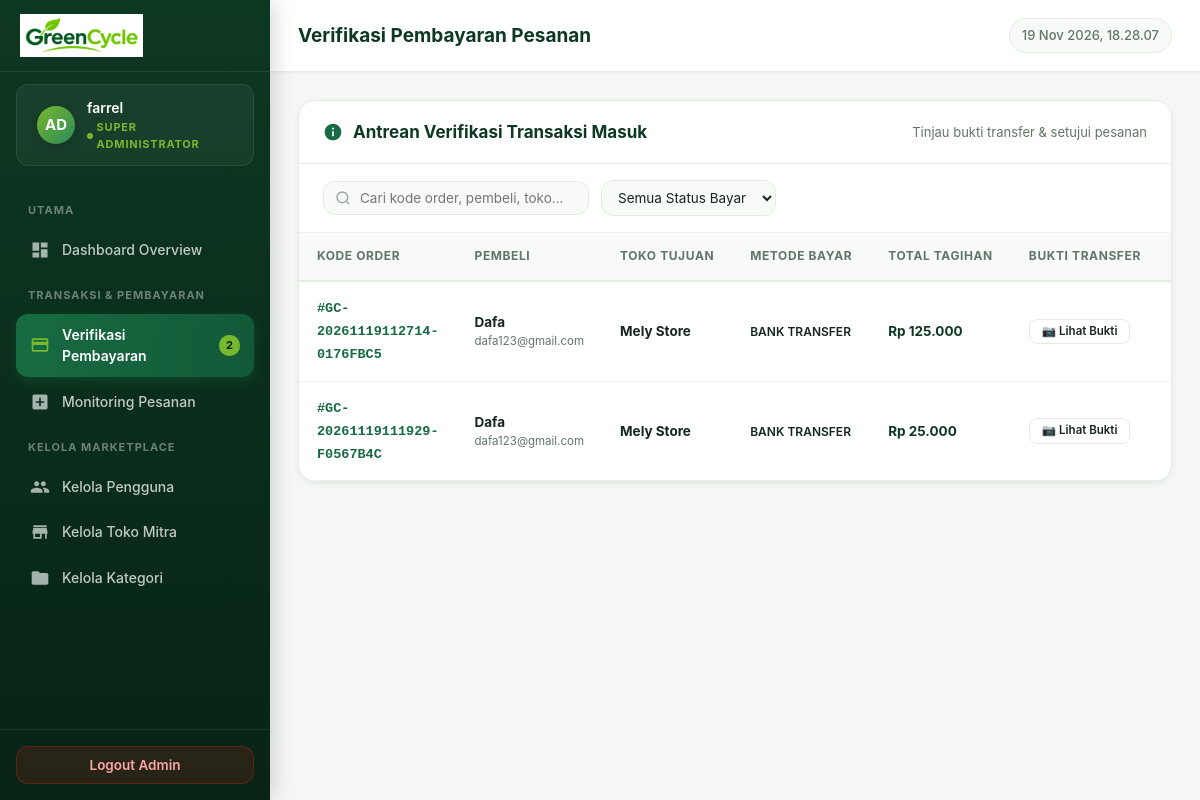
The app's page /admin/transactions/index.php (signed in) with its own data.
### tables this page shows
CREATE TABLE `transactions` (
  `id` int(11) NOT NULL,
  `order_id` int(11) NOT NULL,
  `payment_method` enum('bank_transfer','cash_on_delivery') NOT NULL DEFAULT 'bank_transfer',
  `payment_status` enum('pending','verified','rejected') NOT NULL DEFAULT 'pending',
  `payment_proof` varchar(255) DEFAULT NULL,
  `payment_date` datetime DEFAULT NULL,
  `verified_at` datetime DEFAULT NULL,
  `created_at` timestamp NOT NULL DEFAULT current_timestamp(),
  `updated_at` timestamp NOT NULL DEFAULT current_timestamp() ON UPDATE current_timestamp()
);

CREATE TABLE `orders` (
  `id` int(11) NOT NULL,
  `order_code` varchar(50) NOT NULL,
  `user_id` int(11) NOT NULL,
  `store_id` int(11) NOT NULL,
  `order_date` timestamp NOT NULL DEFAULT current_timestamp(),
  `shipping_address` text NOT NULL,
  `phone` varchar(20) NOT NULL DEFAULT '',
  `subtotal` decimal(12,2) NOT NULL DEFAULT 0.00,
  `shipping_cost` decimal(12,2) NOT NULL DEFAULT 0.00,
  `total_amount` decimal(12,2) NOT NULL DEFAULT 0.00,
  `status` enum('pending','processing','shipped','completed','cancelled') NOT NULL DEFAULT 'pending',
  `notes` text DEFAULT NULL,
  `created_at` timestamp NOT NULL DEFAULT current_timestamp(),
  `updated_at` timestamp NOT NULL DEFAULT current_timestamp() ON UPDATE current_timestamp()
);

CREATE TABLE `users` (
  `id` int(11) NOT NULL,
  `name` varchar(100) NOT NULL,
  `email` varchar(100) NOT NULL,
  `password` varchar(255) NOT NULL,
  `phone` varchar(20) DEFAULT NULL,
  `address` text DEFAULT NULL,
  `profile_photo` varchar(255) DEFAULT NULL,
  `role` enum('admin','seller','customer') NOT NULL DEFAULT 'customer',
  `status` enum('active','inactive') NOT NULL DEFAULT 'active',
  `created_at` timestamp NOT NULL DEFAULT current_timestamp(),
  `updated_at` timestamp NOT NULL DEFAULT current_timestamp() ON UPDATE current_timestamp()
);

### includes/init.php (called while the page is built, shortened)
<?php
function e($value)
{
    return htmlspecialchars((string) $value, ENT_QUOTES, 'UTF-8');
}

### admin/transactions/index.php (the view, shortened to what this page needs)
<?php
require_once __DIR__ . '/../../includes/auth_check.php';
$adminName = $_SESSION['name'] ?? 'Admin';
$transactions = [];
try {
    $q = $conn->query("
        SELECT
            t.id,
            t.order_id,
            t.payment_method,
            t.payment_status,
            t.payment_proof,
            t.payment_date,
            t.verified_at,
            t.created_at,
            o.order_code,
            o.total_amount,
            o.status AS order_status,
            u.name AS customer_name,
            u.email AS customer_email,
            COALESCE(s.store_name, 'Toko tidak ditemukan') AS store_name
        FROM transactions t
        INNER JOIN orders o ON t.order_id = o.id
        INNER JOIN users u ON o.user_id = u.id
        LEFT JOIN stores s ON o.store_id = s.id
        ORDER BY t.id DESC
    ");
    if ($q) {
        $transactions = $q->fetch_all(MYSQLI_ASSOC);
    }
} catch (mysqli_sql_exception $e) {
    error_log("Transactions query error: " . $e->getMessage());
}
?>
<!DOCTYPE html>
<html lang="id">
<head>
    <link rel="stylesheet" href="/GreenCycle/assets/css/dashboard.css">
</head>
<body>
<div class="gc-app">
    <aside class="gc-sidebar" id="gcSidebar">
        <div class="gc-sidebar-header">
            <a href="/GreenCycle/admin/dashboard.php" class="gc-sidebar-logo">
                <img
                    src="/GreenCycle/assets/images/greencycle-logo.png"
                    alt="GreenCycle Logo"
                    onerror="this.style.display='none'; this.nextElementSibling.style.display='inline';"
                >
            </a>
        </div>
        <div class="gc-sidebar-role-badge">
            <div class="gc-role-avatar">AD</div>
            <div class="gc-role-info">
                <div class="gc-role-name"><?= e($adminName) ?></div>
                <div class="gc-role-tag">Super Administrator</div>
            </div>
        </div>
        <nav class="gc-sidebar-nav">
            <div class="gc-nav-group-title">Utama</div>
            <a href="/GreenCycle/admin/dashboard.php" class="gc-nav-item">
                <svg viewBox="0 0 24 24"><path d="M3 13h8V3H3v10zm0 8h8v-6H3v6zm10 0h8V11h-8v10zm0-18v6h8V3h-8z"/></svg>
                Dashboard Overview
            </a>
            <div class="gc-nav-group-title">Transaksi & Pembayaran</div>
            <a href="/GreenCycle/admin/transactions/index.php" class="gc-nav-item active">
                <svg viewBox="0 0 24 24"><path d="M20 4H4c-1.11 0-1.99.89-1.99 2L2 18c0 1.11.89 2 2 2h16c1.11 0 2-.89 2-2V6c0-1.11-.89-2-2-2zm0 14H4v-6h16v6zm0-10H4V6h16v2z"/></svg>
                Verifikasi Pembayaran
                <span class="gc-nav-badge"><?= count($transactions) ?></span>
            </a>
            <a href="/GreenCycle/admin/orders/index.php" class="gc-nav-item">
                <svg viewBox="0 0 24 24"><path d="M19 3H5c-1.1 0-2 .9-2 2v14c0 1.1.9 2 2 2h14c1.1 0 2-.9 2-2V5c0-1.1-.9-2-2-2zm-2 10h-4v4h-2v-4H7v-2h4V7h2v4h4v2z"/></svg>
                Monitoring Pesanan
            </a>
            <div class="gc-nav-group-title">Kelola Marketplace</div>
            <a href="/GreenCycle/admin/users/index.php" class="gc-nav-item">
                Kelola Pengguna
            </a>
            <a href="/GreenCycle/admin/stores/index.php" class="gc-nav-item">
                <svg viewBox="0 0 24 24"><path d="M20 4H4v2h16V4zm1 10v-2l-1-5H4l-1 5v2h1v6h10v-6h4v6h2v-6h1zm-9 4H6v-4h6v4z"/></svg>
                Kelola Toko Mitra
            </a>
            <a href="/GreenCycle/admin/categories/index.php" class="gc-nav-item">
                <svg viewBox="0 0 24 24"><path d="M10 4H4c-1.1 0-1.99.9-1.99 2L2 18c0 1.1.9 2 2 2h16c1.1 0 2-.9 2-2V8c0-1.1-.9-2-2-2h-8l-2-2z"/></svg>
                Kelola Kategori
            </a>
        </nav>
        <div class="gc-sidebar-footer">
            <form action="/GreenCycle/auth/logout.php" method="POST">
                <button type="submit" class="gc-btn-logout-sidebar">Logout Admin</button>
            </form>
        </div>
    </aside>
    <main class="gc-main">
        <header class="gc-topbar">
            <div class="gc-topbar-left">
                <div class="gc-topbar-title">
                    <span>Verifikasi Pembayaran Pesanan</span>
                </div>
            </div>
            <div class="gc-topbar-right">
                <div class="gc-topbar-clock" id="gcLiveClock"></div>
            </div>
        </header>
        <div class="gc-content">
            <div class="gc-panel">
                <div class="gc-panel-header">
                    <div class="gc-panel-title">
                        <svg viewBox="0 0 24 24" fill="currentColor"><path d="M12 2C6.48 2 2 6.48 2 12s4.48 10 10 10 10-4.48 10-10S17.52 2 12 2zm1 15h-2v-6h2v6zm0-8h-2V7h2v2z"/></svg>
                        Antrean Verifikasi Transaksi Masuk
                    </div>
                    <span style="font-size: 13px; color: var(--gc-text-muted);">Tinjau bukti transfer & setujui pesanan</span>
                </div>
                <div style="padding: 16px 24px; border-bottom: 1px solid var(--gc-border-light);" class="gc-filter-bar">
                    <div class="gc-search-box">
                        <input type="text" placeholder="Cari kode order, pembeli, toko..." data-table-search="#tableAdminTx">
                    </div>
                    <select class="gc-select-filter" data-table-status="#tableAdminTx">
                        <option value="all">Semua Status Bayar</option>
                    </select>
                </div>
                <div class="gc-table-responsive">
                    <table class="gc-table" id="tableAdminTx">
                        <thead>
                            <tr>
                                <th>Kode Order</th>
                                <th>Pembeli</th>
                                <th>Toko Tujuan</th>
                                <th>Metode Bayar</th>
                                <th>Total Tagihan</th>
                                <th>Bukti Transfer</th>
                                <th>Status Pembayaran</th>
                            </tr>
                        </thead>
                        <tbody>
                            <?php if (empty($transactions)): ?>
                                <tr>
                                    <td colspan="8" style="text-align: center; padding: 40px; color: var(--gc-text-muted);">
                                        Belum ada data transaksi pembayaran yang tercatat dalam database.
                                    </td>
                                </tr>
                            <?php else: ?>
                                <?php foreach ($transactions as $tx): ?>
                                    <tr data-status="<?= e($tx['payment_status']) ?>">
                                        <td>
                                            <strong style="color: var(--gc-primary); font-family: monospace;">
                                                #<?= e($tx['order_code']) ?>
                                            </strong>
                                        </td>
                                        <td>
                                            <div><strong><?= e($tx['customer_name']) ?></strong></div>
                                            <div style="font-size: 11.5px; color: var(--gc-text-muted);"><?= e($tx['customer_email']) ?></div>
                                        </td>
                                        <td><strong><?= e($tx['store_name']) ?></strong></td>
                                        <td>
                                            <span style="font-size: 12px; text-transform: uppercase; font-weight: 600;">
                                                <?= str_replace('_', ' ', $tx['payment_method']) ?>
                                            </span>
                                        </td>
                                        <td>
                                            <strong style="color: var(--gc-forest);">
                                                Rp <?= number_format($tx['total_amount'], 0, ',', '.') ?>
                                            </strong>
                                        </td>
                                        <td>
                                            <?php if (!empty($tx['payment_proof'])): ?>
                                                <a href="/GreenCycle/uploads/<?= e($tx['payment_proof']) ?>" target="_blank" class="gc-btn gc-btn-sm gc-btn-secondary" style="font-size: 11.5px;">
                                                    📷 Lihat Bukti
                                                </a>
                                            <?php else: ?>
                                                <span style="color: var(--gc-text-light); font-size: 12px;">Tanpa Bukti</span>
                                            <?php endif; ?>
                                        </td>
                                        <td>
                                        </td>
                                    </tr>
                                <?php endforeach; ?>
                            <?php endif; ?>
                        </tbody>
                    </table>
                </div>
            </div>
        </div>
    </main>
</div>
</body>
</html>

### records on screen
transactions: order.order_code "GC-20261119112714-0176FBC5", users.name "Dafa", users.email "dafa123@gmail.com", store_name "Mely Store", payment_method "BANK TRANSFER", order.total_amount "125.000"
transactions: order.order_code "GC-20261119111929-F0567B4C", users.name "Dafa", users.email "dafa123@gmail.com", store_name "Mely Store", payment_method "BANK TRANSFER", order.total_amount "25.000"

### other values on screen
$adminName "farrel"
count($transactions) "2"
